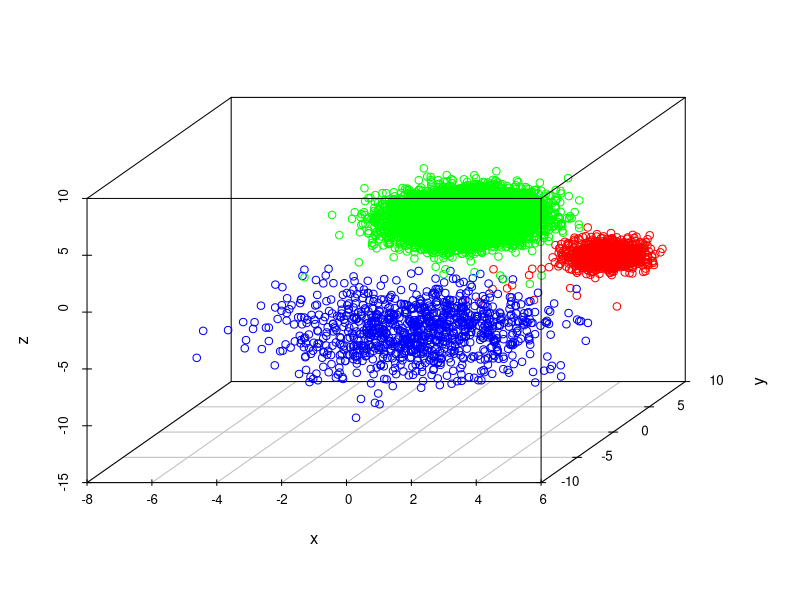
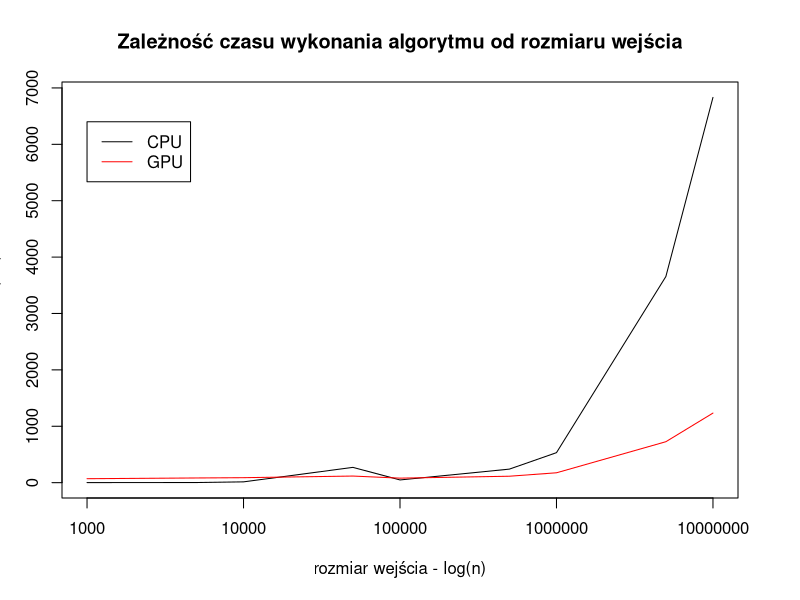

These charts were generated, in order, by the following R code:
## ---- chunk 1
options(scipen=999)
## ---- chunk 2
library(scatterplot3d)
data <- read.csv('data.csv', header = FALSE)
clusters <- read.csv('clusters.csv', header = FALSE)
membership <- read.csv('membership.csv', header = FALSE) + 1
color_map <- c('green', 'red', 'blue')
colors <- color_map[membership$V1]
scatterplot3d(data, color=colors, xlab = 'x', ylab = 'y', zlab = 'z')
## ---- chunk 3
data <- read.csv('perf.csv')
knitr::kable(
  data,
  col.names = c("Rozmiar problemu (n)", "Czas wykonania dla CPU (ms)", "Czas wykonania dla GPU (ms)"),
  caption = ""
)
## ---- chunk 4
plot(data$n, data$cpu, log='x', type='l', 
     xlab='rozmiar wejścia - log(n)', 
     ylab='czas (ms)', 
     main='Zależność czasu wykonania algorytmu od rozmiaru wejścia'
)
lines(data$n, data$gpu, col='red')
legend(1e3, 6400, lwd=1, legend = c('CPU', 'GPU'), col=c('black', 'red'))
